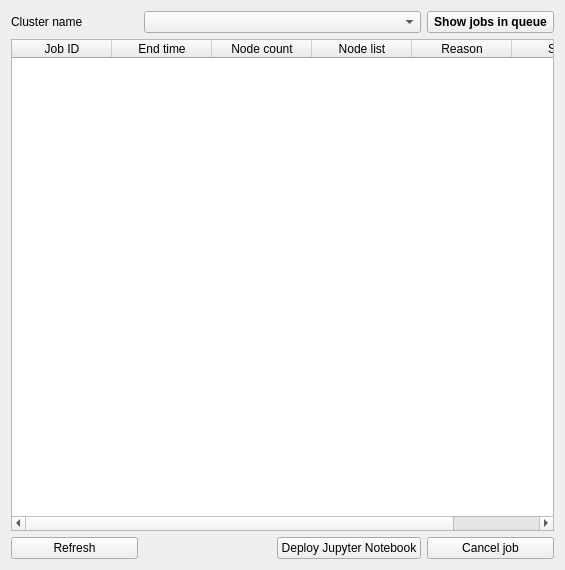
<?xml version="1.0" encoding="UTF-8"?>
<ui version="4.0">
 <class>Form</class>
 <widget class="QWidget" name="Form">
  <property name="geometry">
   <rect>
    <x>0</x>
    <y>0</y>
    <width>565</width>
    <height>570</height>
   </rect>
  </property>
  <property name="windowTitle">
   <string>Jobs</string>
  </property>
  <layout class="QGridLayout" name="gridLayout">
   <item row="3" column="0">
    <widget class="QPushButton" name="refresh_button">
     <property name="text">
      <string>Refresh</string>
     </property>
    </widget>
   </item>
   <item row="1" column="0">
    <widget class="QLabel" name="cluster_name_deployn_label_2">
     <property name="text">
      <string>Cluster name</string>
     </property>
    </widget>
   </item>
   <item row="1" column="3">
    <widget class="QPushButton" name="show_jobs_button">
     <property name="font">
      <font>
       <weight>75</weight>
       <bold>true</bold>
      </font>
     </property>
     <property name="text">
      <string>Show jobs in queue</string>
     </property>
    </widget>
   </item>
   <item row="3" column="3">
    <widget class="QPushButton" name="cancel_job_button">
     <property name="text">
      <string>Cancel job</string>
     </property>
     <property name="autoDefault">
      <bool>false</bool>
     </property>
     <property name="default">
      <bool>false</bool>
     </property>
     <property name="flat">
      <bool>false</bool>
     </property>
    </widget>
   </item>
   <item row="2" column="0" colspan="4">
    <widget class="QTableWidget" name="jobs_table">
     <property name="columnCount">
      <number>6</number>
     </property>
     <column>
      <property name="text">
       <string>Job ID</string>
      </property>
     </column>
     <column>
      <property name="text">
       <string>End time</string>
      </property>
     </column>
     <column>
      <property name="text">
       <string>Node count</string>
      </property>
     </column>
     <column>
      <property name="text">
       <string>Node list</string>
      </property>
     </column>
     <column>
      <property name="text">
       <string>Reason</string>
      </property>
     </column>
     <column>
      <property name="text">
       <string>State</string>
      </property>
     </column>
    </widget>
   </item>
   <item row="1" column="1" colspan="2">
    <widget class="QComboBox" name="cluster_names_box"/>
   </item>
   <item row="3" column="2">
    <widget class="QPushButton" name="deploy_button">
     <property name="text">
      <string>Deploy Jupyter Notebook</string>
     </property>
    </widget>
   </item>
  </layout>
 </widget>
 <tabstops>
  <tabstop>cluster_names_box</tabstop>
  <tabstop>show_jobs_button</tabstop>
  <tabstop>jobs_table</tabstop>
  <tabstop>refresh_button</tabstop>
  <tabstop>cancel_job_button</tabstop>
 </tabstops>
 <resources/>
 <connections/>
</ui>
